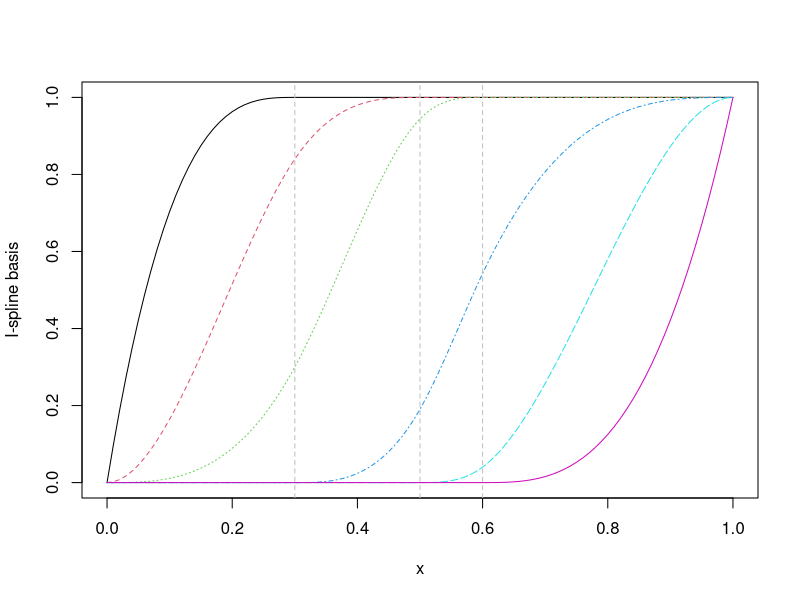

R code for this plot: (Note: this script raises an error after producing the figure.)
library(splines2)


### Name: iSpline
### Title: I-Spline Basis for Polynomial Splines or its derivatives
### Aliases: iSpline

### ** Examples

## Example given in the reference paper by Ramsay (1988)
library(splines2)
x <- seq.int(0, 1, by = 0.01)
knots <- c(0.3, 0.5, 0.6)
isMat <- iSpline(x, knots = knots, degree = 2, intercept = TRUE)

library(graphics)
matplot(x, isMat, type = "l", ylab = "I-spline basis")
abline(v = knots, lty = 2, col = "gray")

## the derivative of I-splines is M-spline
msMat1 <- iSpline(x, knots = knots, degree = 2, derivs = 1)
msMat2 <- mSpline(x, knots = knots, degree = 2)
stopifnot(all.equal(msMat1, msMat2))
